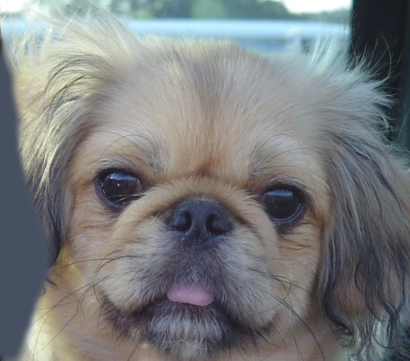
#> input picture data/dog.bmp, 410 x 361 px
$ python proj1_part2.py
#> lines starting #> are read from the running program, lines starting #| are printed output that depends on the picture
#> call 2 of load_image, with path = '../data/cat.bmp'
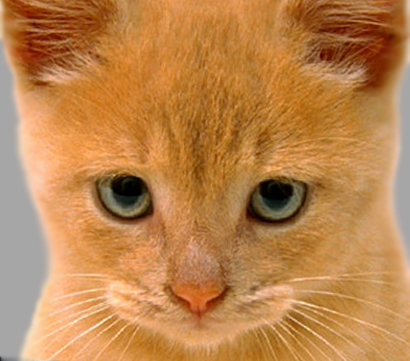
#> input picture data/cat.bmp, 410 x 361 px
### code/helpers.py
import numpy as np
from skimage import io, img_as_ubyte, img_as_float32
from skimage.transform import rescale


def create_gaussian_filter(ksize, sigma):
    assert ksize % 2 == 1

    import numpy as np
    oneD = np.arange(-(ksize // 2), (ksize // 2) + 1, 1)

    x, y = np.meshgrid(oneD, oneD)

    matrix = 1 / (2 * np.pi * sigma ** 2) * np.exp(-(x ** 2 + y ** 2) / (2 * sigma ** 2))
    return matrix


# [39 lines left out: functions pad_image_reflection, conv_2d, not called in this run]


def conv_fft(img, kernel):
    from numpy.fft import fft2, ifft2
    height = max([img.shape[0], kernel.shape[0]])
    width = max([img.shape[1], kernel.shape[1]])

    # Get Freq domain of both images, multiply, then ifft
    img_fft = fft2(img, (height, width), (0, 1))
    kernel_fft = fft2(kernel, (height, width), (0, 1))
    output = np.abs(ifft2(img_fft * kernel_fft))

    # This part is for correction of effect of numpy padding
    # which reverse the order of some columns and rows
    h = min([img.shape[0], kernel.shape[0]])
    w = min([img.shape[1], kernel.shape[1]])
    output = np.hstack((output[:, w // 2:], output[:, 0:w // 2]))
    output = np.vstack((output[h // 2:, :], output[0:h // 2, :]))

    return output


def my_imfilter(img, kernel, type=1):
#> called with type = 1
    output = np.zeros(img.shape)
    if img.ndim == 3:
        for channel in range(img.shape[2]):
            if type == 0:
                output[:, :, channel] = conv_2d(img[:, :, channel], kernel)
            else:
                output[:, :, channel] = conv_fft(img[:, :, channel], kernel)
    elif img.ndim == 2:
        if type == 0:
            output = conv_2d(img, kernel)
        else:
            output = conv_fft(img, kernel)

    return output


def gen_hybrid_image(image1: np.ndarray, image2: np.ndarray, cutoff_frequency: float,
                     k: float, type: bool):
    """
    Inputs:
    - image1 -> The image from which to take the low frequencies.
    - image2 -> The image from which to take the high frequencies.
    - cutoff_frequency -> The standard deviation, in pixels, of the Gaussian
                          blur that will remove high frequencies.
    image is between 0 and 1

    Task:
    - Use my_imfilter to create 'low_frequencies' and 'high_frequencies'.
    - Combine them to create 'hybrid_image'.
    """

    assert image1.shape == image2.shape
    # Steps:
    # (1) Remove the high frequencies from image1 by blurring it. The amount of
    #     blur that works best will vary with different image pairs
    # generate a gaussian kernel with mean=0 and sigma = cutoff_frequency,
    # Just a heads up but think how you can generate 2D gaussian kernel from 1D gaussian kernel
    # kernel = np.array([[0.1104,    0.1115,    0.1104,],
    # [0.1115,    0.1126,    0.1115],
    # [0.1104,    0.1115,    0.1104]])

    kernel = create_gaussian_filter(k, sigma=cutoff_frequency)
    # Your code here:
    low_frequencies = my_imfilter(image1, kernel, type)
    print("low_frequencies", low_frequencies.shape, (low_frequencies > 0.1).any())
#| low_frequencies (361, 410, 3) True
    # (2) Remove the low frequencies from image2. The easiest way to do this is to
    #     subtract a blurred version of image2 from the original version of image2.
    #     This will give you an image centered at zero with negative values.
    # Your code here #
    unity = np.zeros((k, k))
    unity[k // 2, k // 2] = 1
    high_frequencies = my_imfilter(image2, unity, type) - my_imfilter(image2, kernel,
                                                                      type)  # Replace with your implementation
#> in my_imfilter (call 3), `output = np.zeros(img.shape)`: output: shape (361, 410, 3) float64; every value is 0
    # high_frequencies+=0.5
    print("high_frequencies", high_frequencies.shape, (high_frequencies > 0.1).any())
#| high_frequencies (361, 410, 3) True

    # (3) Combine the high frequencies and low frequencies
    # Your code here #
    hybrid_image = low_frequencies + high_frequencies  # Replace with your implementation

    # (4) At this point, you need to be aware that values larger than 1.0
    # or less than 0.0 may cause issues in the functions in Python for saving
    # images to disk. These are called in proj1_part2 after the call to
    # gen_hybrid_image().
    low_frequencies, high_frequencies, hybrid_image = low_frequencies.clip(0, 1), high_frequencies.clip(0,
                                                                                                        1), hybrid_image.clip(
        0, 1)
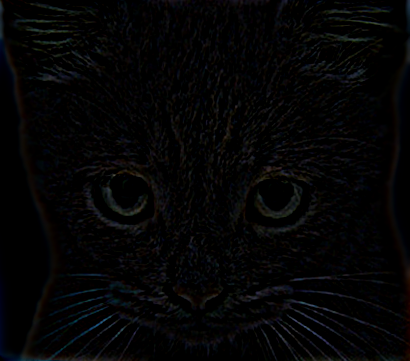
#> high_frequencies: shape (361, 410, 3) float64; mean R, G, B 0.0181, 0.0179, 0.0199
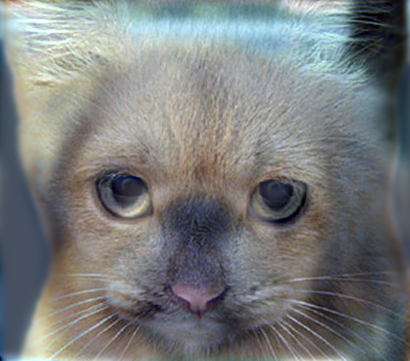
#> hybrid_image: shape (361, 410, 3) float64; mean R, G, B 0.476, 0.488, 0.489
    # One option is to clip (also called clamp) all values below 0.0 to 0.0,
    # and all values larger than 1.0 to 1.0.
    # (5) As a good software development practice you may add some checks (assertions) for the shapes
    # and ranges of your results. This can be performed as test for the code during development or even
    # at production!
    assert hybrid_image.min() >= 0 and hybrid_image.max() <= 1
    # raise("")
    return low_frequencies, high_frequencies, hybrid_image


def vis_hybrid_image(hybrid_image: np.ndarray):
    """
    Visualize a hybrid image by progressively downsampling the image and
    concatenating all of the images together.
    """
    scales = 5
    scale_factor = 0.5
    padding = 5
    original_height = hybrid_image.shape[0]
#> original_height = 361
    num_colors = 1 if hybrid_image.ndim == 2 else 3
#> num_colors = 3

    output = np.copy(hybrid_image)
    cur_image = np.copy(hybrid_image)
    for scale in range(2, scales + 1):
        # add padding
        output = np.hstack((output, np.ones((original_height, padding, num_colors),
                                            dtype=np.float32)))
        # downsample image
        cur_image = rescale(cur_image, scale_factor, mode='reflect', channel_axis=2)
        # pad the top to append to the output
        pad = np.ones((original_height - cur_image.shape[0], cur_image.shape[1],
                       num_colors), dtype=np.float32)
        tmp = np.vstack((pad, cur_image))
        output = np.hstack((output, tmp))
#> this loop made 4 passes
#> pass 1, in vis_hybrid_image, `tmp = np.vstack((pad, cur_image))`:
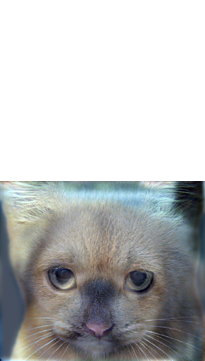
#> tmp: shape (361, 205, 3) float64; mean R, G, B 0.739, 0.745, 0.745
#> pass 1, in vis_hybrid_image, `output = np.hstack((output, tmp))`:
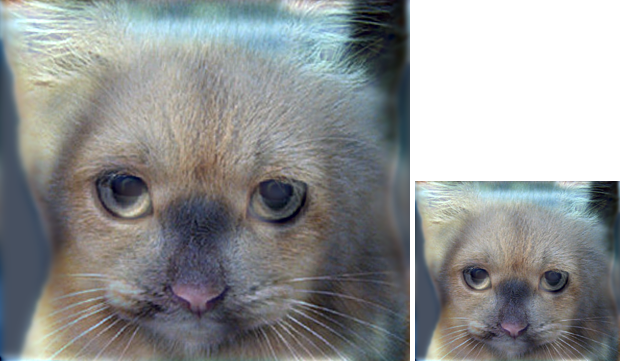
#> output: shape (361, 620, 3) float64; mean R, G, B 0.567, 0.577, 0.578
#> after the loop:
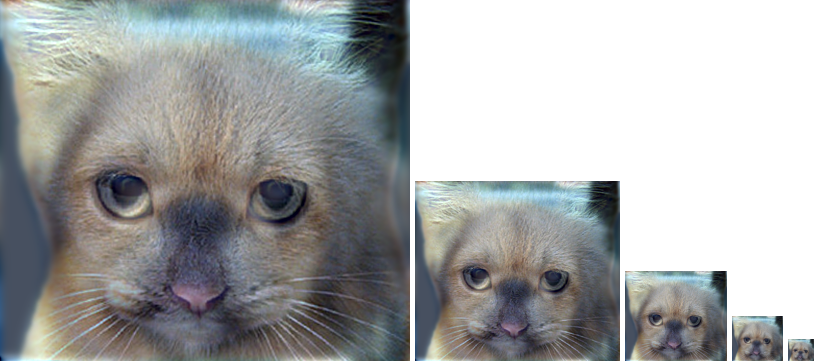
#> output: shape (361, 814, 3) float64; mean R, G, B 0.649, 0.657, 0.658
    return output


def load_image(path):
    """Convert an image to single-precision (32-bit) floating point format, with values in [0, 1].
    """
    return img_as_float32(io.imread(path))


def save_image(path, im):
    return io.imsave(path, img_as_ubyte(im.copy()))

### code/proj1_part2.py
import matplotlib.pyplot as plt
from time import time
from helpers import vis_hybrid_image, load_image, save_image, my_imfilter, gen_hybrid_image

# Read images and convert to floating point format
image1 = load_image('../data/dog.bmp')
image2 = load_image('../data/cat.bmp')

# Parameters
type = 1  # 1 for FFT based convolution, 0 for normal convolution
cutoff_frequency = 5  # We used the formula: sigma= (k-1)/6
k = 31  # Filter size

# Do the logic and calculate taken time
t1 = time()
low_freq, high_freq, hybrid_image = gen_hybrid_image(image1, image2, cutoff_frequency, k, type)
vis = vis_hybrid_image(hybrid_image)
t2 = time()
print("Time taken", t2 - t1)

# display images before and after editing
plt.imshow((image1));
plt.title("Image 1 (To extract Low freq)");
plt.show()
plt.imshow((image2));
plt.title("Image 2 (To extract High freq)");
plt.show()
plt.imshow((low_freq));
plt.title("Low Freq Image");
plt.show()
plt.imshow((high_freq + 0.5).clip(0, 1));
plt.title("High Freq Image");
plt.show()
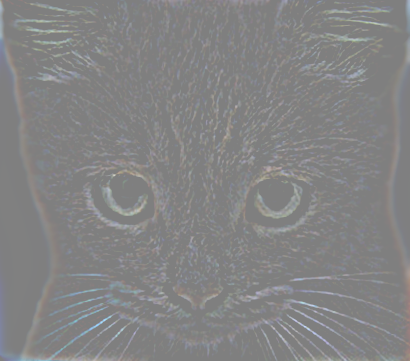
#> shown: shape (361, 410, 3) float64; mean R, G, B 0.518, 0.518, 0.52
plt.imshow((hybrid_image));
plt.title("hybrid");
plt.show()
plt.imshow((vis));
plt.title("Different Views");
plt.show()

save_image('../results/part2_low_frequencies.jpg', low_freq)
save_image('../results/part2_high_frequencies.jpg', high_freq)
save_image('../results/part2_hybrid_image.jpg', hybrid_image)
save_image('../results/part2_image_scales.jpg', vis)
